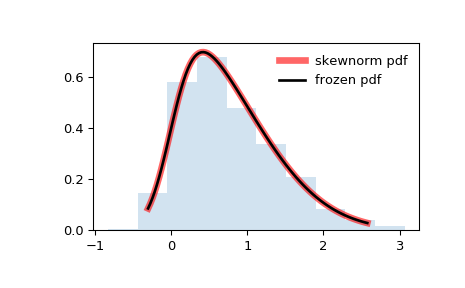

This chart was generated by the following Python code:
from scipy.stats import skewnorm
import matplotlib.pyplot as plt
fig, ax = plt.subplots(1, 1)

# Calculate a few first moments:

a = 4
mean, var, skew, kurt = skewnorm.stats(a, moments='mvsk')

# Display the probability density function (``pdf``):

x = np.linspace(skewnorm.ppf(0.01, a),
                skewnorm.ppf(0.99, a), 100)
ax.plot(x, skewnorm.pdf(x, a),
       'r-', lw=5, alpha=0.6, label='skewnorm pdf')

# Alternatively, the distribution object can be called (as a function)
# to fix the shape, location and scale parameters. This returns a "frozen"
# RV object holding the given parameters fixed.

# Freeze the distribution and display the frozen ``pdf``:

rv = skewnorm(a)
ax.plot(x, rv.pdf(x), 'k-', lw=2, label='frozen pdf')

# Check accuracy of ``cdf`` and ``ppf``:

vals = skewnorm.ppf([0.001, 0.5, 0.999], a)
np.allclose([0.001, 0.5, 0.999], skewnorm.cdf(vals, a))
# True

# Generate random numbers:

r = skewnorm.rvs(a, size=1000)

# And compare the histogram:

ax.hist(r, density=True, histtype='stepfilled', alpha=0.2)
ax.legend(loc='best', frameon=False)
plt.show()
